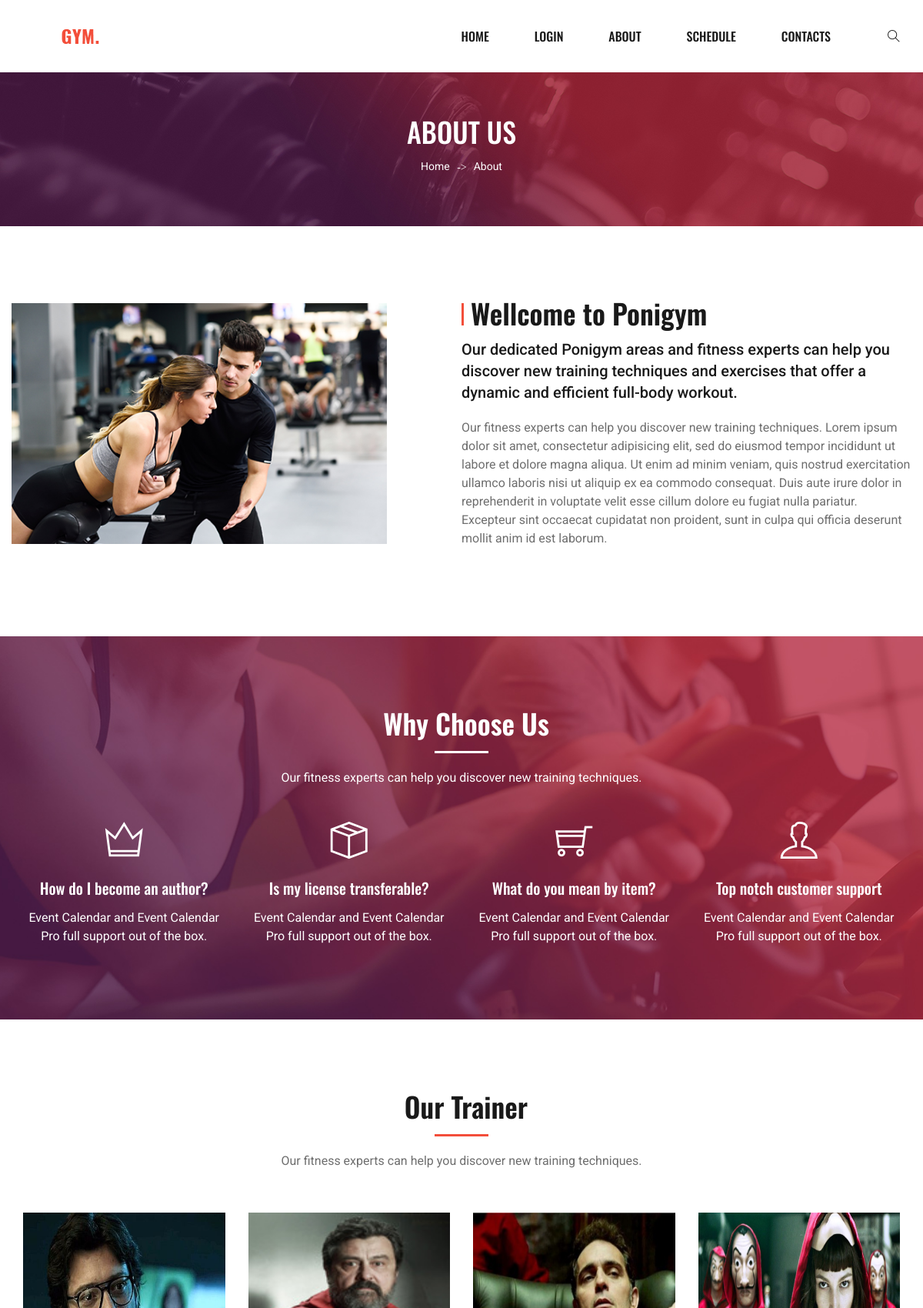
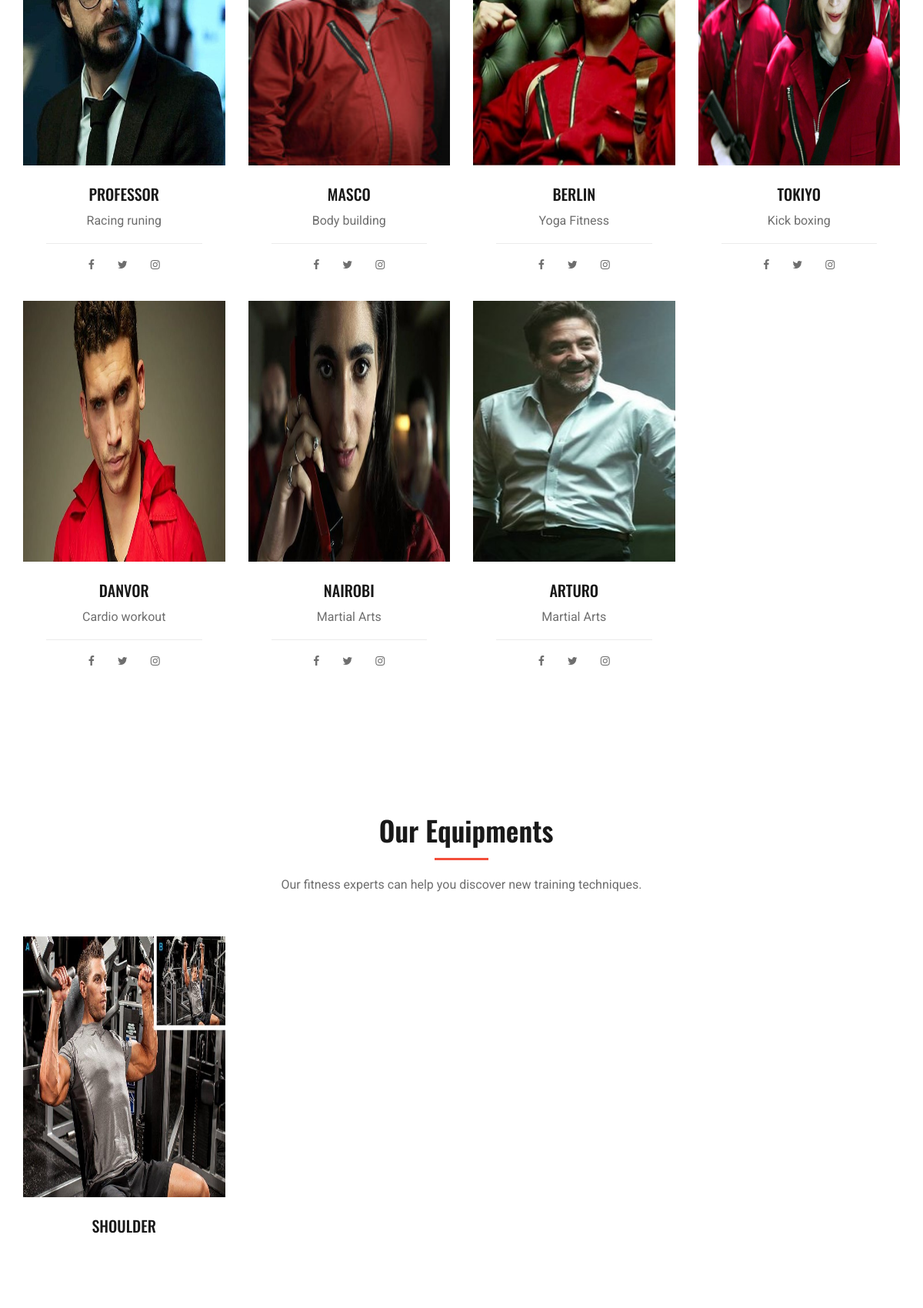
Screenshot of /index.php/home_controller/about_us (upper part) with the database file from the repository (2 pictures, top to bottom).
### tables this page shows
CREATE TABLE `tbl_trainer` (
  `trainer_id` int(11) NOT NULL,
  `trainer_name` varchar(50) NOT NULL,
  `specialist` varchar(150) NOT NULL,
  `discriptions` varchar(500) DEFAULT NULL,
  `photo` varchar(300) NOT NULL,
  `photo1` varchar(150) DEFAULT NULL,
  `visible` enum('YES','NO') NOT NULL,
  `update_date` timestamp NULL DEFAULT NULL ON UPDATE CURRENT_TIMESTAMP,
  `fb` varchar(500) DEFAULT NULL,
  `tw` varchar(500) DEFAULT NULL,
  `ins` varchar(500) DEFAULT NULL
);

CREATE TABLE `tbl_equipment` (
  `equipment_id` int(11) NOT NULL,
  `name` varchar(50) NOT NULL,
  `photo` varchar(50) NOT NULL,
  `visibile` enum('YES','NO') NOT NULL,
  `gym_mem_id` int(11) DEFAULT NULL,
  `update_date` timestamp NULL DEFAULT NULL ON UPDATE CURRENT_TIMESTAMP
);

### application/controllers/Home_controller.php (called while the page is built, shortened)
<?php
class Home_controller extends CI_Controller {
	public function __construct() {
		$this->load->library(array('session','form_validation','email'));
		$this->load->helper(array('form', 'url'));
		$this->load->helper(array('form', 'url','common_helper'));
	    $this->load->model('crud_model');
    }
	public function about_us()
	{
		$data['address'] = $this->crud_model->selectquery('admin_profile','profile_id','1');
		$data['trainer'] = $this->crud_model->selectquery('tbl_trainer','visible','YES');
		$data['equipment'] = $this->crud_model->selectquery('tbl_equipment','visibile','YES');
		$this->load->view('about-us',$data);
	}
}

### index.php (called while the page is built, shortened)
<?php
require_once BASEPATH.'core/CodeIgniter.php';

### application/models/Crud_model.php (called while the page is built, shortened)
<?php
class Crud_model extends CI_Model{
  public function selectquery($tablename,$fieldname,$value){
      $this->db->where($fieldname,$value);
     return $this->db->get($tablename)->result();
  }
}
?>

### application/helpers/common_helper.php (called while the page is built, shortened)
<?php
	function get_value($tbl_name,$where_clm,$where_value,$select_value)
	{
		$CI = get_instance();
	    $CI->db->select($select_value);
	    $CI->db->where($where_clm, $where_value);
	    $query = $CI->db->get($tbl_name);
	    $data = $query->result();
	    if(!empty($data[0]->$select_value) && !empty($data))
	    {
	    	return $data[0]->$select_value;
	    }
	    else
	    {
	    	return 0;
	    }
	}
?>

### application/views/about-us.php (the view, shortened to what this page needs)
<!DOCTYPE html>
<html lang="zxx">
<head>
<link rel="stylesheet" href="<?php echo base_url()?>assets/css/A.bootstrap.min.css+font-awesome.min.css+themify-icons.css+owl.carousel.min.css+magnific-popup.css+slicknav.min.css+style.css,Mcc.1MtlUME2Qe.css.pagespeed.cf.U5_5dAa3y-.css" type="text/css"/>
</head>
<body>
<header class="header-section header-normal">
<div class="container">
<div class="logo">
<a href="./index.html">
<img alt="" >
</a>
</div>
<div class="nav-menu">
<nav class="mainmenu mobile-menu">
<ul>
<li><a href="<?php echo base_url()?>index">Home</a></li>
<li class=""><a href="<?php echo base_url()?>login">Login</a></li>
<li><a href="<?php echo base_url()?>about_us">About</a></li>
<li><a href="<?php echo base_url()?>schedule">Schedule</a></li>
<li><a href="<?php echo base_url()?>contact">Contacts</a></li>
</ul>
</nav>
<div class="nav-right search-switch">
<i class="ti-search"></i>
</div>
</div>
</div>
</header>
<section class="breadcrumb-section set-bg" data-setbg="<?php echo base_url()?>assets/img/about-breadcrumb-bg.jpg">
<div class="container">
<div class="row">
<div class="col-lg-12">
<div class="site-text">
<h2>About Us</h2>
<div class="site-breadcrumb">
<a href="./home.html" class="sb-item">Home &nbsp;</a>
<span class="sb-item">About</span>
</div>
</div>
</div>
</div>
</div>
</section>
<section class="about-us-section spad">
<div class="container">
<div class="row">
<div class="col-lg-5">
<div class="about-pic">
<img src="<?php echo base_url()?>assets/img/about-us.jpg" alt="" data-pagespeed-url-hash="37373122" onload="pagespeed.CriticalImages.checkImageForCriticality(this);">
</div>
</div>
<div class="col-lg-6 offset-lg-1">
<div class="about-text">
<div class="section-title">
<h2>Wellcome to Ponigym</h2>
<p>Our dedicated Ponigym areas and fitness experts can help you discover new training
techniques and exercises that offer a dynamic and efficient full-body workout.</p>
</div>
<p>Our fitness experts can help you discover new training techniques. Lorem ipsum dolor sit
amet, consectetur adipisicing elit, sed do eiusmod tempor incididunt ut labore et dolore
magna aliqua. Ut enim ad minim veniam, quis nostrud exercitation ullamco laboris nisi ut
aliquip ex ea commodo consequat. Duis aute irure dolor in reprehenderit in voluptate velit
esse cillum dolore eu fugiat nulla pariatur. Excepteur sint occaecat cupidatat non proident,
sunt in culpa qui officia deserunt mollit anim id est laborum.</p>
</div>
</div>
</div>
</div>
</section>
<section class="choseus-section set-bg spad" data-setbg="<?php echo base_url()?>assets/img/chose-us-bg.jpg">
<div class="container">
<div class="row">
<div class="col-lg-12">
<div class="section-title">
<h2>Why Choose Us</h2>
<p>Our fitness experts can help you discover new training techniques.</p>
</div>
</div>
</div>
<div class="chose-items">
<div class="row">
<div class="col-lg-3 col-sm-6">
<div class="ci-item">
<i class="ti-crown"></i>
<h5>How do I become an author?</h5>
<p>Event Calendar and Event Calendar Pro full support out of the box.</p>
</div>
</div>
<div class="col-lg-3 col-sm-6">
<div class="ci-item">
<i class="ti-package"></i>
<h5>Is my license transferable?</h5>
<p>Event Calendar and Event Calendar Pro full support out of the box.</p>
</div>
</div>
<div class="col-lg-3 col-sm-6">
<div class="ci-item">
<i class="ti-shopping-cart"></i>
<h5>What do you mean by item?</h5>
<p>Event Calendar and Event Calendar Pro full support out of the box.</p>
</div>
</div>
<div class="col-lg-3 col-sm-6">
<div class="ci-item">
<i class="ti-user"></i>
<h5>Top notch customer support</h5>
<p>Event Calendar and Event Calendar Pro full support out of the box.</p>
</div>
</div>
</div>
</div>
</div>
</section>
<section class="about-page-trainer spad">
	<div class="container">
		<div class="row">
			<div class="col-lg-12">
				<div class="col-lg-12">
					<div class="section-title">
						<h2>Our Trainer</h2>
						<p>Our fitness experts can help you discover new training techniques.</p>
					</div>
				</div>
			</div>
		</div>
		<div class="row">
			<?php foreach ($trainer as $key => $value) { ?>
			<div class="col-lg-3 col-sm-6">
				<div class="single-trainer-item">
					<div class="trainer-pic">
						<img src="<?php echo base_url()?>uploads/<?php echo $value->photo1; ?>" alt="" data-pagespeed-url-hash="2890662793" onload="pagespeed.CriticalImages.checkImageForCriticality(this);">
					</div>
					<div class="trainer-text">
						<h5><?php echo $value->trainer_name; ?></h5>
						<span><?php echo $value->specialist; ?></span>
						<div class="trainer-social">
							<a href="<?php echo get_value('tbl_trainer','trainer_id',$value->trainer_id,'fb'); ?>"><i class="fa fa-facebook"></i></a>
							<a href="<?php echo get_value('tbl_trainer','trainer_id',$value->trainer_id,'tw'); ?>"><i class="fa fa-twitter"></i></a>
							<a href="<?php echo get_value('tbl_trainer','trainer_id',$value->trainer_id,'ins'); ?>"><i class="fa fa-instagram"></i></a>
						</div>
					</div>
				</div>
			</div>
			<?php } ?>
		</div>
	</div>
</section>
<section class="about-page-trainer spad">
	<div class="container">
		<div class="row">
			<div class="col-lg-12">
				<div class="col-lg-12">
					<div class="section-title">
						<h2>Our Equipments</h2>
						<p>Our fitness experts can help you discover new training techniques.</p>
					</div>
				</div>
			</div>
		</div>
		<div class="row">
			<?php foreach ($equipment as $key => $value) { ?>
			<div class="col-lg-3 col-sm-6">
				<div class="single-trainer-item">
					<div class="trainer-pic">
						<img src="<?php echo base_url()?>uploads/<?php echo $value->photo; ?>" alt="" data-pagespeed-url-hash="2890662793" onload="pagespeed.CriticalImages.checkImageForCriticality(this);">
					</div>
					<div class="trainer-text">
						<h5><?php echo $value->name; ?></h5>
					</div>
				</div>
			</div>
			<?php } ?>
		</div>
	</div>
</section>
</body>
</html>

### application/views/about-us.php (style rules this page uses)
.site-text .site-breadcrumb .sb-item:after { position: absolute; right: -15px; top: -1px; content: " -> "; font-family: "FontAwesome"; }
.trainer-pic { margin-top: 10px !important; }
.trainer-pic img { width: 270px;height: 339px; }

### rows the page displays
tbl_trainer: photo1 (picture), trainer_name "PROFESSOR", specialist "Racing runing"
tbl_trainer: photo1 (picture), trainer_name "MASCO", specialist "Body building"
tbl_trainer: photo1 (picture), trainer_name "BERLIN", specialist "Yoga Fitness"
tbl_trainer: photo1 (picture), trainer_name "TOKIYO", specialist "Kick boxing"
tbl_trainer: photo1 (picture), trainer_name "DANVOR", specialist "Cardio workout"
tbl_trainer: photo1 (picture), trainer_name "NAIROBI", specialist "Martial Arts"
tbl_trainer: photo1 (picture), trainer_name "ARTURO", specialist "Martial Arts"
tbl_equipment: photo (picture), name "SHOULDER"
